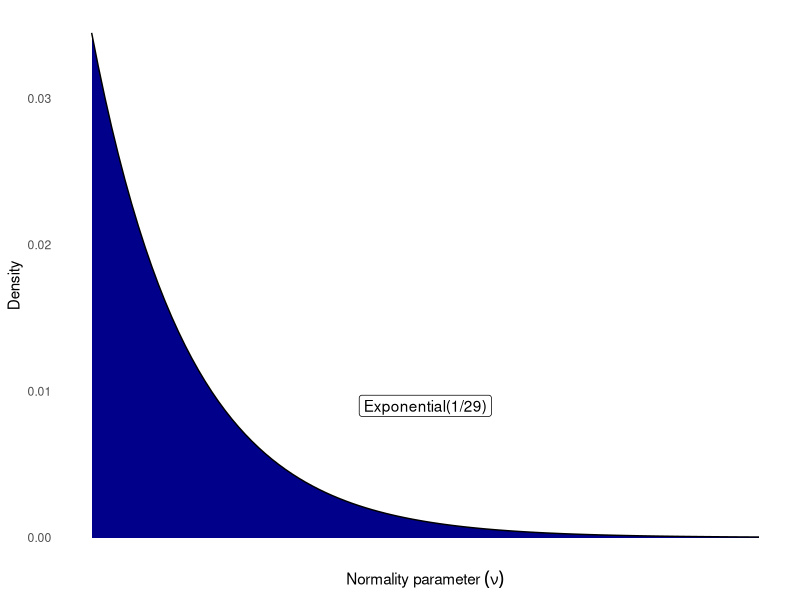
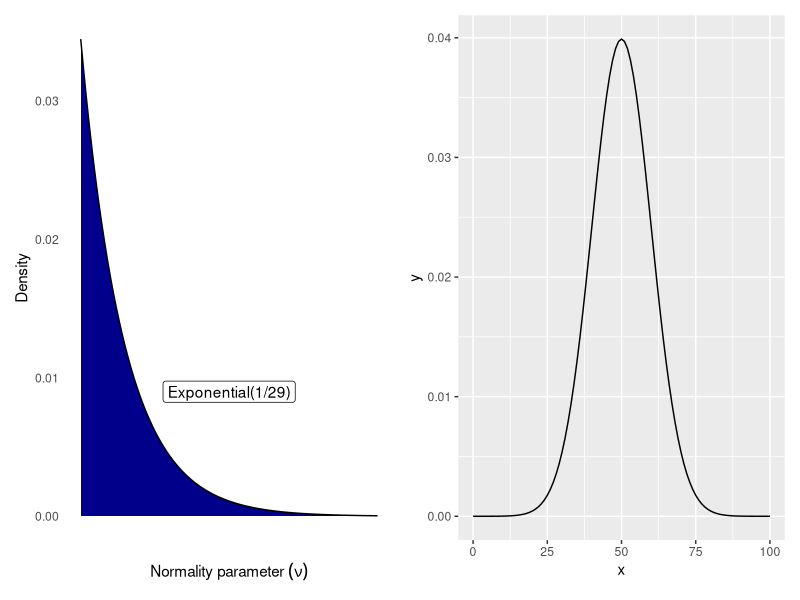

Generate these figures, in order, with R:
## ---- chunk 1
knitr::opts_chunk$set(echo = TRUE)
library(tidyverse)
library(patchwork)
## ---- chunk 2


diff_nu <- ggplot(data = tibble(x = c(0, 200)), aes(x = x)) +
  geom_area(stat = "function", fun = dexp, args = list(rate = 1/29), 
            fill = "darkblue", color = "black") +
  labs(x = expression(Normality ~ parameter ~ (nu)), y = "Density") +
  annotate(geom = "label", x = 100, y = 0.009, label = "Exponential(1/29)") +
  theme_minimal() +
  theme(panel.grid = element_blank(),
        axis.text.x = element_blank())
diff_nu
## ---- chunk 3
ggplot(data = tibble(x=c(0,100)))+
  aes(x)+
  geom_line(stat = "function", fun = dnorm, args = list(mean=50, 10)) -> diff_mu
## ---- chunk 4
diff_nu + diff_mu
